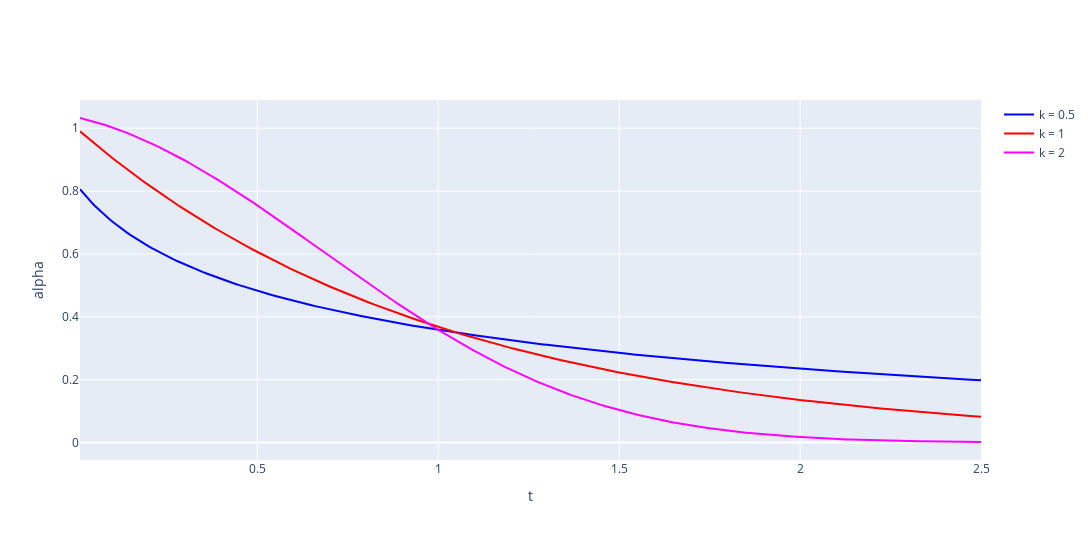

The notebook cell this image was saved under:
### Markdown cell above
##### S(t)

### Code cell
# @title Survival function
plot(x, x, x, [1-i for i in y05], [1-i for i in y1], [1-i for i in y2], "t", "alpha")

### Figure 1 — Plotly figure (JSON) as saved in the notebook; plotly's stock layout.template omitted (floating-point values rounded to 4 significant figures; data arrays with more than 128 entries replaced by an {"elided": "..."} marker saying what was removed)
{"data": [{"marker": {"color": "blue"}, "mode": "lines", "name": "k = 0.5", "type": "scatter", "x": {"elided": "250 float values"}, "y": {"elided": "250 float values"}}, {"marker": {"color": "red"}, "mode": "lines", "name": "k = 1", "type": "scatter", "x": {"elided": "250 float values"}, "y": {"elided": "250 float values"}}, {"marker": {"color": "magenta"}, "mode": "lines", "name": "k = 2", "type": "scatter", "x": {"elided": "250 float values"}, "y": {"elided": "250 float values"}}], "layout": {"height": 540, "width": 1152, "xaxis": {"title": {"text": "t"}}, "yaxis": {"title": {"text": "alpha"}}}}
